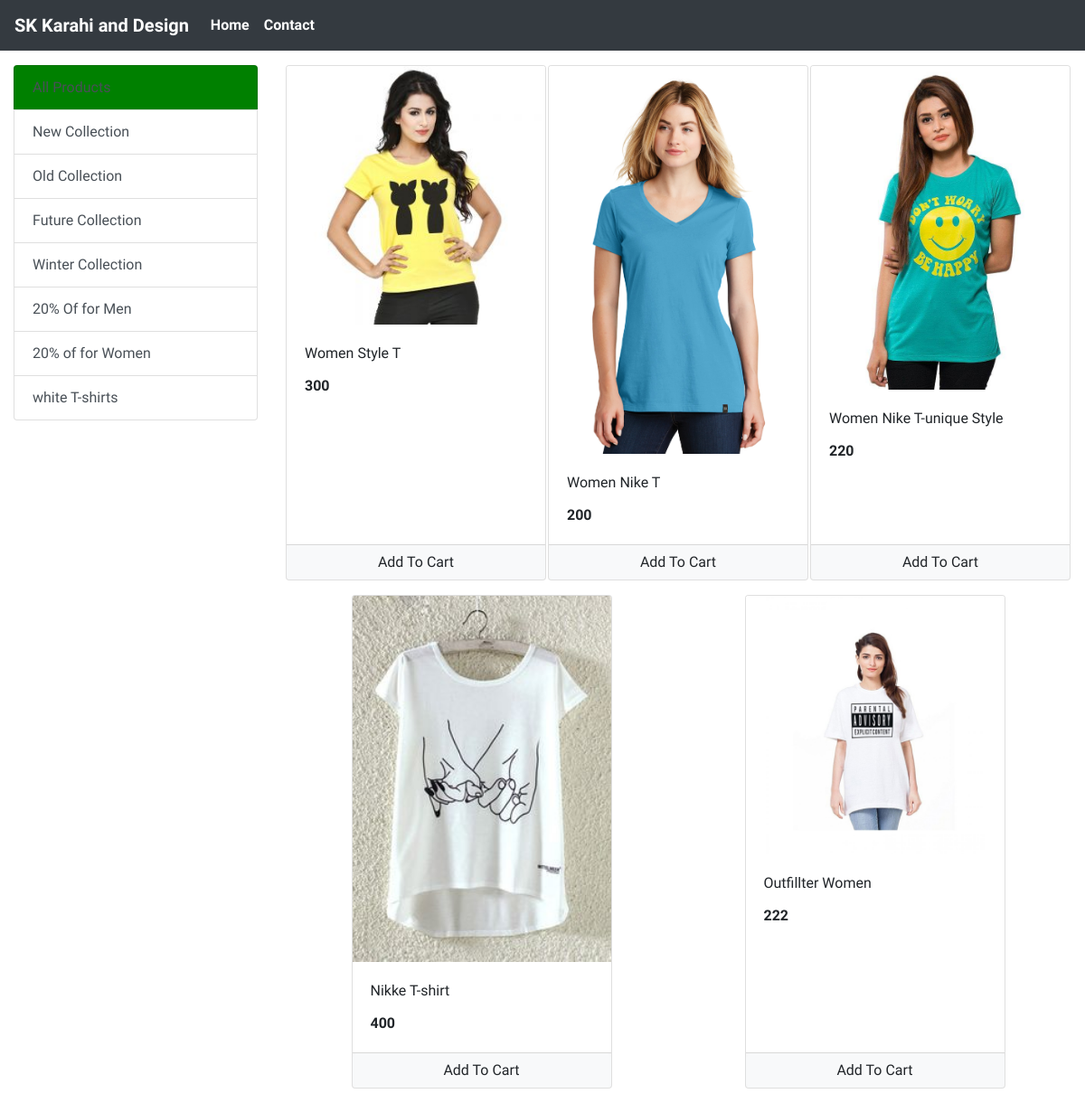
Screenshot of /product?category=3 with the database file from the repository.
### DesginApp/models/category.py (models this page shows, shortened)
class Category(models.Model):
    name = models.CharField(max_length=20)
    @staticmethod
    def get_all_category():
        return Category.objects.all()

### DesginApp/models/products.py (models this page shows, shortened)
class Product(models.Model):
    name = models.CharField(max_length=50)
    price = models.IntegerField(default=0)
    category = models.ForeignKey(Category, on_delete=models.CASCADE, default=1)
    stock = models.ForeignKey(Stock, on_delete=models.CASCADE, default=1)
    description = models.CharField(max_length=200, default='' , null=True , blank=True)
    image = models.ImageField(upload_to='uploads/products/')
    @staticmethod
    def get_all_product():
        return Product.objects.all()
    @staticmethod
    def get_all_products_by_category_id(category_id):
        if category_id:
            return Product.objects.filter(category=category_id)
        else:
            return Product.get_all_product()

### DesginApp/views/product.py (the view, shortened to what this page needs)
# urls.py: path('product', Products.as_view(), name="products"),
class Products(View):
    def get(self, request):
        cart = request.session.get('cart')
        if not cart:
            request.session['cart'] = {}
        product = None
        product = Product.get_all_product()
        category = Category.get_all_category()
        category_id = request.GET.get('category')
        if category_id:
            product = Product.get_all_products_by_category_id(category_id)
            if not product:
                product_info = {
                    "productInfo" : True,
                    'categories' : category
                    }
                return render(request, 'product.html', product_info)
        else:
            product = Product.get_all_product()
        data = {
            'products' : product,
            'categories' : category
        }
        return render(request, 'product.html', data)

### DesginApp/templatetags/cart.py (called while the page is built)
@register.filter(name='is_in_cart')
def is_in_cart(product, cart):
    keys = cart.keys()
    for id in keys:
        if id == str(product.id):
            return True
    return False

### DesginApp/templates/product.html (shortened to what this page needs)
{% extends 'navbar.html' %}
{% block body %}
{% load cart %}
<div class="container-fluid mt-3">
    <div class="row">
        <div class="col-lg-3 mx-auto">
            <div class="list-group">
                <a href="?category" class="list-group-item list-group-item-action" style="background-color: green">All Products</a>
                {% for category in categories %}
                <a href="?category={{category.id}}"
                    class="list-group-item list-group-item-action">{{category.name}}</a>
                    {% endfor %}
            </div>
        </div>
        <div id='products' class="col-lg-9 mx-auto">
            {% if productInfo %}
                <div class="container col-lg-9 mx-auto">
                    <h2> No Products found on Page </h2>
                    <small>
                    No products is avaiable right now, Please Keep in touch, Products is display coming Soon </small>
                    <div>
                        <small>Thanks For Visiting SK T-shirts</small>
                    </div>
                </div>
            {%else%}
                <div class="row mx-auto">
                    {% for product in products %}
                    <div class="card mx-auto mb-3" id="{{product.id}}" style="width: 18rem;">
                        <img class="card-img-top" src="{{product.image.url}}" alt="Card image cap" width="200px">
                        <div class="card-body">
                            <p class="card-title">{{product.name}}</p>
                            <p class="card-text"><b>{{product.price}}</b></p>
                        </div>
                        <div class="card-footer p-0 no-gutters">
                            {% if product|is_in_cart:request.session.cart %}
                            <div class="row no-gutters">
                                <form action="/product#{{product.id}}" class="col-2 " method="post">
                                    {% csrf_token %}
                                    <input hidden type="text" name='product' value='{{product.id}}'>
                                    <input hidden type="text" name='remove' value='True'>
                                    <input type="submit" value=" - " class="btn btn-block btn-success border-right">
                                </form>
                                <div class="text-center col">{{product|cart_quantity:request.session.cart}} in Cart</div>
                                <form action="/product#{{product.id}}" class="col-2 " method="post">
                                    {% csrf_token %}
                                    <input hidden type="text" name='product' value='{{product.id}}'>
                                    <input type="submit" value=" + " class="btn btn-block btn-success border-left">
                                </form>
                            </div>
                            {% else %}
                            <form action="/product#{{product.id}}" method="POST" class="btn-block">
                                <input type="submit" class="float-right btn btn-light  form-control"
                                    value="Add To Cart">
                            </form>
                            {% endif %}
                        </div>
                    </div>
                    {% endfor %}
                </div>
            {%endif%}
        </div>
    </div>
</div>
{% endblock %}

### DesginApp/templates/navbar.html (style rules this page uses)
body { font-family: 'Sansita Swashed', cursive; }

### rows the page displays
Category: name "New Collection"
Category: name "Old Collection"
Category: name "Future Collection"
Category: name "Winter Collection"
Category: name "20% Of for Men"
Category: name "20% of for Women"
Category: name "white T-shirts"
Product: image (picture), name "Women Style T", price "300"
Product: image (picture), name "Women Nike T", price "200"
Product: image (picture), name "Women Nike T-unique Style", price "220"
Product: image (picture), name "Nikke T-shirt", price "400"
Product: image (picture), name "Outfillter Women", price "222"
